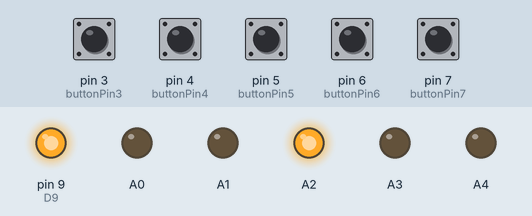
This sketch was run on a simulated Arduino Uno, built with avr-gcc and run on an emulated ATmega328P. Shown: output pins drawn as LEDs (lit = HIGH). The test bench sets the inputs (shaded band); at power-on: pin 3 (buttonPin3), pin 4 (buttonPin4), pin 5 (buttonPin5), pin 6 (buttonPin6), pin 7 (buttonPin7) LOW. What the sketch prints to the serial monitor is not drawn.

Above: at 1.2 s.
1.3 s: pin 3 (buttonPin3) pulled HIGH for 0.15 s
2.9 s: pin 4 (buttonPin4) pulled HIGH for 0.15 s
4.5 s: pin 5 (buttonPin5) pulled HIGH for 0.15 s
6.1 s: pin 6 (buttonPin6) pulled HIGH for 0.15 s
7.7 s: pin 7 (buttonPin7) pulled HIGH for 0.15 s
9.3 s: pin 3 (buttonPin3) driven HIGH and pin 4 (buttonPin4) driven HIGH
Timing chart, 0 to 12.3 s (numbered marks = the images above; inputs shaded):
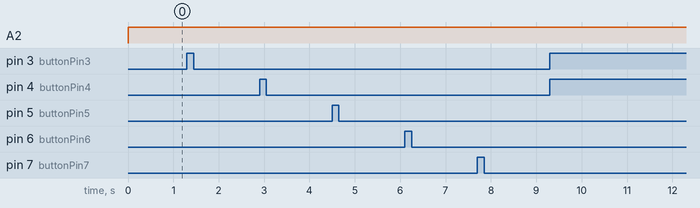

Measured:
- after the input at 1.3 s, every drawn part: stays the same
- after the input at 2.9 s, every drawn part: stays the same
- after the input at 4.5 s, every drawn part: stays the same
- after the input at 6.1 s, every drawn part: stays the same
- after the input at 7.7 s, every drawn part: stays the same
- after the input at 9.3 s, every drawn part: stays the same

The sketch:

Aprilia_CanBus_MCP2515.ino
```cpp
#include <SPI.h>
#include <mcp2515.h>
#include <mcp2515_can.h>

const int SPI_CS_PIN = 10;
const int CAN_INT_PIN = 2;

MCP2515 mcp2515_can(SPI_CS_PIN); // Set CS pin
#define MAX_DATA_SIZE 8


struct can_frame canMsg;

int i=0x00;
int pressed=0;
const int buttonPin3 = 3;
const int buttonPin4 = 4;
const int buttonPin5 = 5;
const int buttonPin6 = 6;
const int buttonPin7 = 7; // SHIFT
const int D9 = 9;

void setup() {
  SERIAL_PORT_MONITOR.begin(9600); // 9600 - NANO || 115200 - UNO

  mcp2515_can.reset();
  mcp2515_can.setBitrate(CAN_1000KBPS);
  mcp2515_can.setNormalMode();

    SERIAL_PORT_MONITOR.println(F("CAN init ok!"));
    Serial.println(SPI_CS_PIN);
    Serial.println(CAN_INT_PIN);


  //ATC Control
  pinMode(A0, OUTPUT);
  digitalWrite(A0, LOW);

  pinMode(A1, OUTPUT);
  digitalWrite(A1, LOW);

  pinMode(A2, OUTPUT);
  digitalWrite(A2, LOW);

  pinMode(A3, OUTPUT);
  digitalWrite(A3, LOW);

  pinMode(A4, OUTPUT);
  digitalWrite(A4, LOW);

  // test pin
  pinMode(D9, OUTPUT);
  digitalWrite(D9, HIGH);

  //CAN BUS
  pinMode(buttonPin3, INPUT);
  digitalWrite(buttonPin3, LOW);

  pinMode(buttonPin4, INPUT);
  digitalWrite(buttonPin4, LOW);

  pinMode(buttonPin5, INPUT);
  digitalWrite(buttonPin5, LOW);

  pinMode(buttonPin6, INPUT);
  digitalWrite(buttonPin6, LOW);

  pinMode(buttonPin7, INPUT);
  digitalWrite(buttonPin7, LOW);

  canMsg.can_id  = 0x300;
  canMsg.can_dlc = 8;

  canMsg.data[0] = 0x00;
  canMsg.data[1] = 0x00;
  canMsg.data[2] = 0x00;
  canMsg.data[3] = 0x00;
  canMsg.data[4] = 0x00;
  canMsg.data[5] = 0x00;
  canMsg.data[6] = 0x00;
  canMsg.data[7] = 0x00;

}

void loop() {


  if(digitalRead(buttonPin7)) {//if (digitalRead(buttonPin3) && digitalRead(buttonPin7)) {//Down+Shift - shift requires two buttons to be pressed
    canMsg.data[3]=0x20;
    SERIAL_PORT_MONITOR.println("DOWN"); // MENU DOWN
  } else if (digitalRead(buttonPin3)) {//Up
    canMsg.data[3]=0x80;  // DOES MENU UP
    SERIAL_PORT_MONITOR.println("UP");  // MENU UP
  } else if(digitalRead(buttonPin6)) { //if (digitalRead(buttonPin4) && digitalRead(buttonPin7)) {//Left+shift - shift requires two buttons to be pressed
    canMsg.data[3]=0x08;
    SERIAL_PORT_MONITOR.println("LEFT");  // MENU LEFT
  } else if (digitalRead(buttonPin4)) {//Right
    canMsg.data[3]=0x02;
    SERIAL_PORT_MONITOR.println("RIGHT"); // MENU RIGHT
  } else if (digitalRead(buttonPin5)) {//Click
    canMsg.data[4]=0x80;
    SERIAL_PORT_MONITOR.println("CLICK"); // CLICK THE MENU
  } else {
    if(canMsg.data[3] != 0x00) {
      canMsg.data[3]=0x00;
      pressed=0;
      //SERIAL_PORT_MONITOR.println("DEBUG1");
    } else if(canMsg.data[4] != 0x00) {
      canMsg.data[4]=0x00;
      pressed=0;
      //SERIAL_PORT_MONITOR.println("DEBUG2");
    }
  }

  canMsg.data[7] = i;

  if (i==0x0F) {
    i=0x00; //reset
  } else {
    i++;
  }


  if( (canMsg.data[3] != 0x00 || canMsg.data[4] != 0x00) && pressed == 0) {
    pressed=1;

    SERIAL_PORT_MONITOR.println("SEND MSG");
    mcp2515_can.sendMessage(&canMsg);
  }

  //SERIAL_PORT_MONITOR.println(pressed);

  //ATC part
  if (digitalRead(A0)) {//ATC NO=A2, NC=A1 // pressed
    SERIAL_PORT_MONITOR.println("TC + CLICKED");
    digitalWrite(A2,LOW);
    digitalWrite(A1,HIGH);
  } else {
    //SERIAL_PORT_MONITOR.println("TC + RELEASED");
    digitalWrite(A1,LOW); // not pressed
    digitalWrite(A2,HIGH);
  }

  if (digitalRead(A3)) {//ATC NO=A5, NC=A4 // pressed
    SERIAL_PORT_MONITOR.println("TC - CLICKED");
    digitalWrite(A5,LOW);
    digitalWrite(A4,HIGH);
  } else {                      // not pressed
    //SERIAL_PORT_MONITOR.println("TC - RELEASED");
    digitalWrite(A4,LOW);
    digitalWrite(A5,HIGH);
  }


  //END ATC Part
  //delay(200);
}
```
